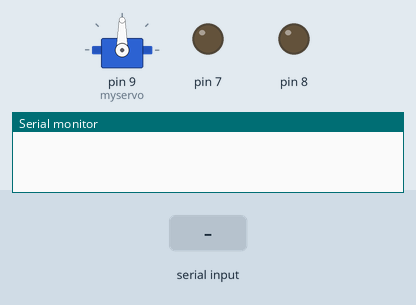
This sketch was run on a simulated Arduino Uno, built with avr-gcc and run on an emulated ATmega328P. Shown: servo, output pins drawn as LEDs (lit = HIGH), the last lines printed to the serial monitor. The test bench sets the inputs (shaded band).

Above: at 1.2 s.
1.3 s: "a" received over the second serial link
2.8 s: "b" received over the second serial link
At 3.7 s:
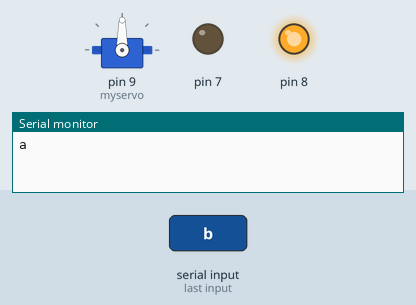
4.3 s: "c" received over the second serial link
Timing chart, 0 to 7.3 s (numbered marks = the images above; inputs shaded):
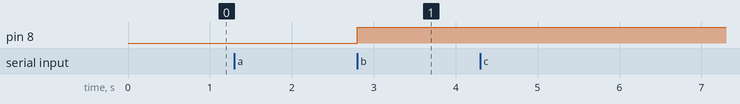

The sketch:

bluetooth_quiz.ino
```cpp
#include <Servo.h>
#include <SoftwareSerial.h>

Servo myservo;
SoftwareSerial bluetooth(2, 3);

void setup() {
  myservo.attach(9);

  Serial.begin(9600);
  bluetooth.begin(9600);

  pinMode(7, OUTPUT);
  pinMode(8, OUTPUT);
  myservo.write(90);
}

void loop() {
  char val = bluetooth.read();

  if(bluetooth.available()){
    Serial.write(bluetooth.read());
  }

  if(val == 'a'){
    digitalWrite(7, HIGH);
  }

  if(val == 'b'){
    digitalWrite(8, HIGH);
  }

  if(val == 'c'){
    digitalWrite(7, LOW);
    digitalWrite(8, LOW);
  }

  if(val == 'l'){
    myservo.write(180);
  }

  if(val == 'r'){
    myservo.write(0);
  }
}
```

Measured:
- after the input at 2.8 s, pin 8: LOW → HIGH at once
